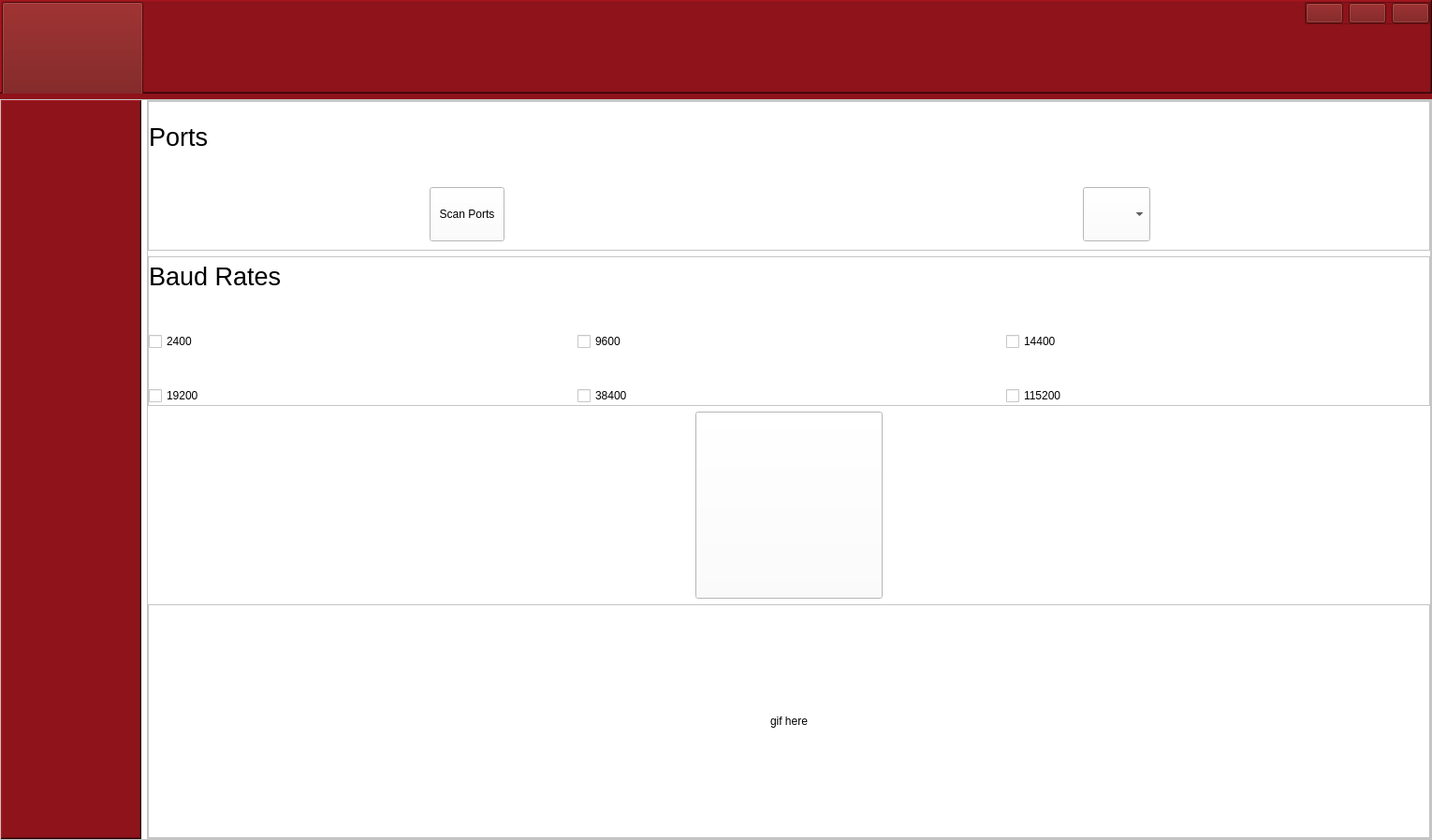
<?xml version="1.0" encoding="UTF-8"?>
<ui version="4.0">
 <class>MainWindow</class>
 <widget class="QMainWindow" name="MainWindow">
  <property name="geometry">
   <rect>
    <x>0</x>
    <y>0</y>
    <width>1530</width>
    <height>898</height>
   </rect>
  </property>
  <property name="windowTitle">
   <string>SMD</string>
  </property>
  <property name="styleSheet">
   <string notr="true">color: rgb(0, 0, 0);
background-color: rgb(0, 0, 0);
</string>
  </property>
  <widget class="QWidget" name="centralwidget">
   <property name="focusPolicy">
    <enum>Qt::NoFocus</enum>
   </property>
   <property name="styleSheet">
    <string notr="true">/*background-color: #FFF;*/
background-color: rgb(142, 19, 26);</string>
   </property>
   <layout class="QVBoxLayout" name="verticalLayout">
    <property name="sizeConstraint">
     <enum>QLayout::SetDefaultConstraint</enum>
    </property>
    <property name="leftMargin">
     <number>0</number>
    </property>
    <property name="topMargin">
     <number>0</number>
    </property>
    <property name="rightMargin">
     <number>0</number>
    </property>
    <property name="bottomMargin">
     <number>0</number>
    </property>
    <item>
     <widget class="QFrame" name="upper_frame">
      <property name="maximumSize">
       <size>
        <width>16777215</width>
        <height>100</height>
       </size>
      </property>
      <property name="cursor">
       <cursorShape>PointingHandCursor</cursorShape>
      </property>
      <property name="styleSheet">
       <string notr="true">background-color: rgb(142, 19, 26);</string>
      </property>
      <property name="frameShape">
       <enum>QFrame::WinPanel</enum>
      </property>
      <property name="frameShadow">
       <enum>QFrame::Raised</enum>
      </property>
      <layout class="QHBoxLayout" name="horizontalLayout_10">
       <property name="leftMargin">
        <number>0</number>
       </property>
       <property name="topMargin">
        <number>0</number>
       </property>
       <property name="rightMargin">
        <number>0</number>
       </property>
       <property name="bottomMargin">
        <number>0</number>
       </property>
       <item>
        <widget class="QFrame" name="left_toggle_frame">
         <property name="minimumSize">
          <size>
           <width>151</width>
           <height>100</height>
          </size>
         </property>
         <property name="maximumSize">
          <size>
           <width>100</width>
           <height>16777215</height>
          </size>
         </property>
         <property name="frameShape">
          <enum>QFrame::NoFrame</enum>
         </property>
         <property name="frameShadow">
          <enum>QFrame::Raised</enum>
         </property>
         <layout class="QHBoxLayout" name="horizontalLayout_11">
          <property name="leftMargin">
           <number>0</number>
          </property>
          <property name="topMargin">
           <number>0</number>
          </property>
          <property name="rightMargin">
           <number>0</number>
          </property>
          <property name="bottomMargin">
           <number>0</number>
          </property>
          <item>
           <widget class="QPushButton" name="open_menu_Button">
            <property name="minimumSize">
             <size>
              <width>0</width>
              <height>100</height>
             </size>
            </property>
            <property name="maximumSize">
             <size>
              <width>16777215</width>
              <height>16777215</height>
             </size>
            </property>
            <property name="cursor">
             <cursorShape>PointingHandCursor</cursorShape>
            </property>
            <property name="styleSheet">
             <string notr="true">background-color: rgb(111, 11, 11);</string>
            </property>
            <property name="text">
             <string/>
            </property>
            <property name="icon">
             <iconset resource="icons/icons.qrc">
              <normaloff>:/icons/cil-menu.png</normaloff>:/icons/cil-menu.png</iconset>
            </property>
            <property name="iconSize">
             <size>
              <width>24</width>
              <height>24</height>
             </size>
            </property>
           </widget>
          </item>
         </layout>
        </widget>
       </item>
       <item>
        <widget class="QFrame" name="title_frame">
         <property name="frameShape">
          <enum>QFrame::NoFrame</enum>
         </property>
         <property name="frameShadow">
          <enum>QFrame::Raised</enum>
         </property>
         <layout class="QHBoxLayout" name="horizontalLayout_12">
          <property name="leftMargin">
           <number>0</number>
          </property>
          <property name="topMargin">
           <number>0</number>
          </property>
          <property name="rightMargin">
           <number>0</number>
          </property>
          <property name="bottomMargin">
           <number>0</number>
          </property>
          <item alignment="Qt::AlignLeft">
           <widget class="QLabel" name="acrome_logo">
            <property name="maximumSize">
             <size>
              <width>350</width>
              <height>16777215</height>
             </size>
            </property>
            <property name="text">
             <string/>
            </property>
            <property name="pixmap">
             <pixmap resource="images/images.qrc">:/images/acrome.png</pixmap>
            </property>
            <property name="scaledContents">
             <bool>true</bool>
            </property>
           </widget>
          </item>
          <item>
           <spacer name="horizontalSpacer">
            <property name="orientation">
             <enum>Qt::Horizontal</enum>
            </property>
            <property name="sizeType">
             <enum>QSizePolicy::Minimum</enum>
            </property>
            <property name="sizeHint" stdset="0">
             <size>
              <width>40</width>
              <height>20</height>
             </size>
            </property>
           </spacer>
          </item>
          <item>
           <widget class="QLabel" name="smd_logo">
            <property name="maximumSize">
             <size>
              <width>100</width>
              <height>16777215</height>
             </size>
            </property>
            <property name="text">
             <string/>
            </property>
            <property name="pixmap">
             <pixmap resource="images/images.qrc">:/images/smd.png</pixmap>
            </property>
            <property name="scaledContents">
             <bool>true</bool>
            </property>
           </widget>
          </item>
         </layout>
        </widget>
       </item>
       <item alignment="Qt::AlignRight|Qt::AlignTop">
        <widget class="QFrame" name="top_right_btns_frame">
         <property name="maximumSize">
          <size>
           <width>200</width>
           <height>16777215</height>
          </size>
         </property>
         <property name="styleSheet">
          <string notr="true"/>
         </property>
         <property name="frameShape">
          <enum>QFrame::StyledPanel</enum>
         </property>
         <property name="frameShadow">
          <enum>QFrame::Raised</enum>
         </property>
         <layout class="QHBoxLayout" name="horizontalLayout_13">
          <property name="leftMargin">
           <number>0</number>
          </property>
          <property name="topMargin">
           <number>0</number>
          </property>
          <property name="rightMargin">
           <number>0</number>
          </property>
          <property name="bottomMargin">
           <number>0</number>
          </property>
          <item>
           <widget class="QPushButton" name="minimizeButton">
            <property name="cursor">
             <cursorShape>PointingHandCursor</cursorShape>
            </property>
            <property name="focusPolicy">
             <enum>Qt::StrongFocus</enum>
            </property>
            <property name="styleSheet">
             <string notr="true">background-color: rgb(111, 11, 11);</string>
            </property>
            <property name="text">
             <string/>
            </property>
            <property name="icon">
             <iconset resource="icons/icons.qrc">
              <normaloff>:/icons/cil-window-minimize.png</normaloff>:/icons/cil-window-minimize.png</iconset>
            </property>
            <property name="iconSize">
             <size>
              <width>24</width>
              <height>24</height>
             </size>
            </property>
           </widget>
          </item>
          <item>
           <widget class="QPushButton" name="restoreButton">
            <property name="cursor">
             <cursorShape>PointingHandCursor</cursorShape>
            </property>
            <property name="styleSheet">
             <string notr="true">background-color: rgb(111, 11, 11);</string>
            </property>
            <property name="text">
             <string/>
            </property>
            <property name="icon">
             <iconset resource="icons/icons.qrc">
              <normaloff>:/icons/cil-window-restore.png</normaloff>:/icons/cil-window-restore.png</iconset>
            </property>
            <property name="iconSize">
             <size>
              <width>24</width>
              <height>24</height>
             </size>
            </property>
           </widget>
          </item>
          <item>
           <widget class="QPushButton" name="closebutton">
            <property name="cursor">
             <cursorShape>PointingHandCursor</cursorShape>
            </property>
            <property name="styleSheet">
             <string notr="true">background-color: rgb(111, 11, 11);</string>
            </property>
            <property name="text">
             <string/>
            </property>
            <property name="icon">
             <iconset resource="icons/icons.qrc">
              <normaloff>:/icons/cil-x.png</normaloff>:/icons/cil-x.png</iconset>
            </property>
            <property name="iconSize">
             <size>
              <width>24</width>
              <height>24</height>
             </size>
            </property>
           </widget>
          </item>
         </layout>
        </widget>
       </item>
      </layout>
     </widget>
    </item>
    <item>
     <widget class="QFrame" name="main_frame">
      <property name="styleSheet">
       <string notr="true">background-color: #FFF;</string>
      </property>
      <property name="frameShape">
       <enum>QFrame::StyledPanel</enum>
      </property>
      <property name="frameShadow">
       <enum>QFrame::Raised</enum>
      </property>
      <layout class="QHBoxLayout" name="horizontalLayout">
       <property name="leftMargin">
        <number>0</number>
       </property>
       <property name="topMargin">
        <number>0</number>
       </property>
       <property name="rightMargin">
        <number>0</number>
       </property>
       <property name="bottomMargin">
        <number>0</number>
       </property>
       <item>
        <widget class="QFrame" name="menubar_frame">
         <property name="maximumSize">
          <size>
           <width>150</width>
           <height>16777215</height>
          </size>
         </property>
         <property name="styleSheet">
          <string notr="true">background-color: rgb(142, 19, 26);</string>
         </property>
         <property name="frameShape">
          <enum>QFrame::WinPanel</enum>
         </property>
         <property name="frameShadow">
          <enum>QFrame::Raised</enum>
         </property>
        </widget>
       </item>
       <item>
        <widget class="QFrame" name="scan_frame">
         <property name="frameShape">
          <enum>QFrame::StyledPanel</enum>
         </property>
         <property name="frameShadow">
          <enum>QFrame::Raised</enum>
         </property>
         <layout class="QVBoxLayout" name="verticalLayout_2">
          <property name="leftMargin">
           <number>0</number>
          </property>
          <property name="topMargin">
           <number>0</number>
          </property>
          <property name="rightMargin">
           <number>0</number>
          </property>
          <property name="bottomMargin">
           <number>0</number>
          </property>
          <item>
           <widget class="QFrame" name="ports_frame">
            <property name="maximumSize">
             <size>
              <width>16777215</width>
              <height>16777215</height>
             </size>
            </property>
            <property name="frameShape">
             <enum>QFrame::StyledPanel</enum>
            </property>
            <property name="frameShadow">
             <enum>QFrame::Raised</enum>
            </property>
            <layout class="QGridLayout" name="gridLayout">
             <property name="leftMargin">
              <number>0</number>
             </property>
             <property name="topMargin">
              <number>0</number>
             </property>
             <property name="rightMargin">
              <number>0</number>
             </property>
             <property name="bottomMargin">
              <number>0</number>
             </property>
             <item row="1" column="0" alignment="Qt::AlignHCenter">
              <widget class="QFrame" name="port_Frame">
               <property name="frameShape">
                <enum>QFrame::NoFrame</enum>
               </property>
               <property name="frameShadow">
                <enum>QFrame::Raised</enum>
               </property>
               <layout class="QHBoxLayout" name="horizontalLayout_4">
                <item>
                 <widget class="QPushButton" name="scan_ports_button">
                  <property name="sizePolicy">
                   <sizepolicy hsizetype="Preferred" vsizetype="Preferred">
                    <horstretch>0</horstretch>
                    <verstretch>0</verstretch>
                   </sizepolicy>
                  </property>
                  <property name="cursor">
                   <cursorShape>PointingHandCursor</cursorShape>
                  </property>
                  <property name="text">
                   <string>Scan Ports</string>
                  </property>
                  <property name="icon">
                   <iconset resource="images/images.qrc">
                    <normaloff>:/images/scanning-device.png</normaloff>:/images/scanning-device.png</iconset>
                  </property>
                  <property name="iconSize">
                   <size>
                    <width>38</width>
                    <height>38</height>
                   </size>
                  </property>
                 </widget>
                </item>
               </layout>
              </widget>
             </item>
             <item row="0" column="0" alignment="Qt::AlignLeft|Qt::AlignVCenter">
              <widget class="QLabel" name="ports_label">
               <property name="font">
                <font>
                 <family>Ubuntu</family>
                 <pointsize>20</pointsize>
                </font>
               </property>
               <property name="text">
                <string>Ports</string>
               </property>
              </widget>
             </item>
             <item row="1" column="1" alignment="Qt::AlignHCenter">
              <widget class="QFrame" name="usb_frame">
               <property name="frameShape">
                <enum>QFrame::NoFrame</enum>
               </property>
               <property name="frameShadow">
                <enum>QFrame::Raised</enum>
               </property>
               <layout class="QHBoxLayout" name="horizontalLayout_5">
                <item>
                 <widget class="QLabel" name="usb_label">
                  <property name="minimumSize">
                   <size>
                    <width>0</width>
                    <height>0</height>
                   </size>
                  </property>
                  <property name="maximumSize">
                   <size>
                    <width>50</width>
                    <height>50</height>
                   </size>
                  </property>
                  <property name="text">
                   <string/>
                  </property>
                  <property name="pixmap">
                   <pixmap>images/usb.png</pixmap>
                  </property>
                  <property name="scaledContents">
                   <bool>true</bool>
                  </property>
                 </widget>
                </item>
                <item>
                 <widget class="QComboBox" name="ports_comboBox">
                  <property name="sizePolicy">
                   <sizepolicy hsizetype="Preferred" vsizetype="Preferred">
                    <horstretch>0</horstretch>
                    <verstretch>0</verstretch>
                   </sizepolicy>
                  </property>
                  <property name="cursor">
                   <cursorShape>PointingHandCursor</cursorShape>
                  </property>
                 </widget>
                </item>
               </layout>
              </widget>
             </item>
            </layout>
           </widget>
          </item>
          <item>
           <widget class="QFrame" name="baud_rate_Frame">
            <property name="maximumSize">
             <size>
              <width>16777215</width>
              <height>16777215</height>
             </size>
            </property>
            <property name="frameShape">
             <enum>QFrame::StyledPanel</enum>
            </property>
            <property name="frameShadow">
             <enum>QFrame::Raised</enum>
            </property>
            <layout class="QGridLayout" name="gridLayout_2">
             <property name="leftMargin">
              <number>0</number>
             </property>
             <property name="topMargin">
              <number>0</number>
             </property>
             <property name="rightMargin">
              <number>0</number>
             </property>
             <property name="bottomMargin">
              <number>0</number>
             </property>
             <item row="3" column="0">
              <widget class="QCheckBox" name="checkBox_4">
               <property name="text">
                <string>19200</string>
               </property>
              </widget>
             </item>
             <item row="0" column="0" alignment="Qt::AlignLeft|Qt::AlignVCenter">
              <widget class="QLabel" name="Baud_Rate_label">
               <property name="font">
                <font>
                 <family>Ubuntu</family>
                 <pointsize>20</pointsize>
                 <italic>false</italic>
                </font>
               </property>
               <property name="text">
                <string>Baud Rates</string>
               </property>
              </widget>
             </item>
             <item row="1" column="1" rowspan="2">
              <widget class="QCheckBox" name="checkBox_2">
               <property name="text">
                <string>9600</string>
               </property>
              </widget>
             </item>
             <item row="3" column="2">
              <widget class="QCheckBox" name="checkBox_6">
               <property name="minimumSize">
                <size>
                 <width>0</width>
                 <height>0</height>
                </size>
               </property>
               <property name="text">
                <string>115200</string>
               </property>
              </widget>
             </item>
             <item row="1" column="2" rowspan="2">
              <widget class="QCheckBox" name="checkBox_3">
               <property name="text">
                <string>14400</string>
               </property>
              </widget>
             </item>
             <item row="3" column="1">
              <widget class="QCheckBox" name="checkBox_5">
               <property name="text">
                <string>38400</string>
               </property>
              </widget>
             </item>
             <item row="1" column="0" rowspan="2">
              <widget class="QCheckBox" name="checkBox">
               <property name="text">
                <string>2400</string>
               </property>
              </widget>
             </item>
            </layout>
           </widget>
          </item>
          <item alignment="Qt::AlignHCenter">
           <widget class="QPushButton" name="scan_button">
            <property name="minimumSize">
             <size>
              <width>200</width>
              <height>200</height>
             </size>
            </property>
            <property name="maximumSize">
             <size>
              <width>16777215</width>
              <height>16777215</height>
             </size>
            </property>
            <property name="cursor">
             <cursorShape>PointingHandCursor</cursorShape>
            </property>
            <property name="layoutDirection">
             <enum>Qt::LeftToRight</enum>
            </property>
            <property name="styleSheet">
             <string notr="true">QPushButton {
border-image: url(:/images/Scan.png)
 }
QPushButton:pressed {
border-image: url(:/images/ScanClicked.png)
}
        </string>
            </property>
            <property name="text">
             <string/>
            </property>
           </widget>
          </item>
          <item>
           <widget class="QFrame" name="gif_frame">
            <property name="minimumSize">
             <size>
              <width>0</width>
              <height>250</height>
             </size>
            </property>
            <property name="frameShape">
             <enum>QFrame::StyledPanel</enum>
            </property>
            <property name="frameShadow">
             <enum>QFrame::Raised</enum>
            </property>
            <layout class="QHBoxLayout" name="horizontalLayout_3">
             <property name="leftMargin">
              <number>0</number>
             </property>
             <property name="topMargin">
              <number>0</number>
             </property>
             <property name="rightMargin">
              <number>0</number>
             </property>
             <property name="bottomMargin">
              <number>0</number>
             </property>
             <item alignment="Qt::AlignHCenter">
              <widget class="QLabel" name="gif_label">
               <property name="text">
                <string>gif here</string>
               </property>
              </widget>
             </item>
            </layout>
           </widget>
          </item>
         </layout>
        </widget>
       </item>
      </layout>
     </widget>
    </item>
   </layout>
  </widget>
  <action name="actionSave">
   <property name="text">
    <string>Save</string>
   </property>
  </action>
  <action name="actionSave_As">
   <property name="text">
    <string>Save As...</string>
   </property>
  </action>
  <action name="actionPreferences">
   <property name="text">
    <string>Preferences</string>
   </property>
  </action>
  <action name="actionQuit">
   <property name="text">
    <string>Quit</string>
   </property>
  </action>
  <action name="actionProduct_Page">
   <property name="text">
    <string>Product Page</string>
   </property>
  </action>
  <action name="actionTroubleshooting">
   <property name="text">
    <string>Troubleshooting</string>
   </property>
  </action>
  <action name="actionVisit_acrome_net">
   <property name="text">
    <string>Visit acrome.net</string>
   </property>
  </action>
  <action name="actionPrivacy_Policy">
   <property name="text">
    <string>Privacy Policy</string>
   </property>
  </action>
  <action name="actionCheck_for_Updates">
   <property name="text">
    <string>Check for Updates</string>
   </property>
  </action>
  <action name="actionAbout_Acrome">
   <property name="text">
    <string>About Acrome</string>
   </property>
  </action>
 </widget>
 <resources>
  <include location="images/images.qrc"/>
  <include location="icons/icons.qrc"/>
  <include location="images/images.qrc"/>
 </resources>
 <connections/>
</ui>
